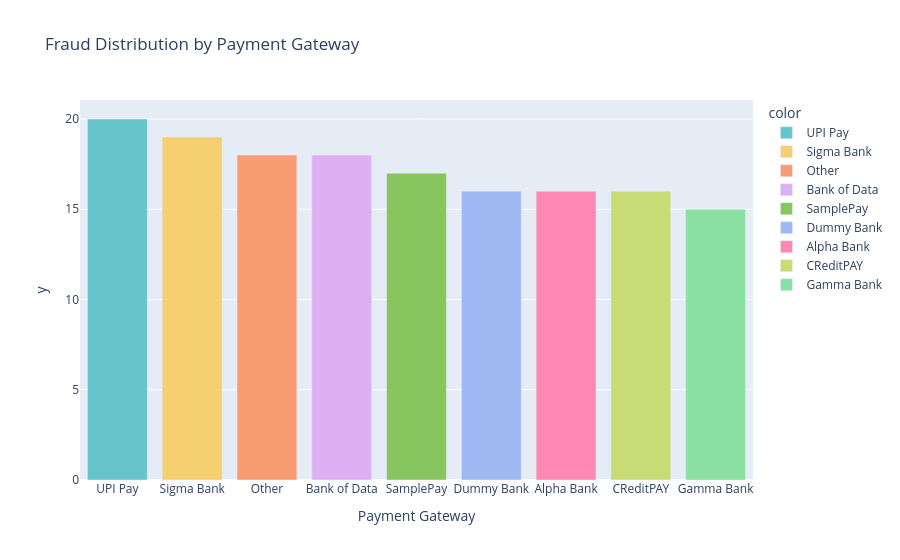

Notebook code cell kept with this figure:
### Code cell
# Plot 2: Fraud distribution by Payment Gateway
fig = px.bar(
    x=fraud['Payment_Gateway'].value_counts().index,
    y=fraud['Payment_Gateway'].value_counts().values,
    color=fraud['Payment_Gateway'].value_counts().index,
    title='Fraud Distribution by Payment Gateway',
    labels={'x': 'Payment Gateway', 'Payment_Gateway': 'Fraud Count'},
    color_discrete_sequence=px.colors.qualitative.Pastel
)
fig.update_layout(xaxis={'categoryorder': 'total descending'})
fig.show()

### Figure 1 — Plotly figure (JSON) as saved in the notebook; plotly's stock layout.template omitted (floating-point values rounded to 4 significant figures)
{"data": [{"hovertemplate": "color=UPI Pay<br>Payment Gateway=%{x}<br>y=%{y}<extra></extra>", "legendgroup": "UPI Pay", "marker": {"color": "rgb(102, 197, 204)", "pattern": {"shape": ""}}, "name": "UPI Pay", "orientation": "v", "showlegend": true, "textposition": "auto", "type": "bar", "x": ["UPI Pay"], "xaxis": "x", "y": [20], "yaxis": "y"}, {"hovertemplate": "color=Sigma Bank<br>Payment Gateway=%{x}<br>y=%{y}<extra></extra>", "legendgroup": "Sigma Bank", "marker": {"color": "rgb(246, 207, 113)", "pattern": {"shape": ""}}, "name": "Sigma Bank", "orientation": "v", "showlegend": true, "textposition": "auto", "type": "bar", "x": ["Sigma Bank"], "xaxis": "x", "y": [19], "yaxis": "y"}, {"hovertemplate": "color=Other<br>Payment Gateway=%{x}<br>y=%{y}<extra></extra>", "legendgroup": "Other", "marker": {"color": "rgb(248, 156, 116)", "pattern": {"shape": ""}}, "name": "Other", "orientation": "v", "showlegend": true, "textposition": "auto", "type": "bar", "x": ["Other"], "xaxis": "x", "y": [18], "yaxis": "y"}, {"hovertemplate": "color=Bank of Data<br>Payment Gateway=%{x}<br>y=%{y}<extra></extra>", "legendgroup": "Bank of Data", "marker": {"color": "rgb(220, 176, 242)", "pattern": {"shape": ""}}, "name": "Bank of Data", "orientation": "v", "showlegend": true, "textposition": "auto", "type": "bar", "x": ["Bank of Data"], "xaxis": "x", "y": [18], "yaxis": "y"}, {"hovertemplate": "color=SamplePay<br>Payment Gateway=%{x}<br>y=%{y}<extra></extra>", "legendgroup": "SamplePay", "marker": {"color": "rgb(135, 197, 95)", "pattern": {"shape": ""}}, "name": "SamplePay", "orientation": "v", "showlegend": true, "textposition": "auto", "type": "bar", "x": ["SamplePay"], "xaxis": "x", "y": [17], "yaxis": "y"}, {"hovertemplate": "color=Dummy Bank<br>Payment Gateway=%{x}<br>y=%{y}<extra></extra>", "legendgroup": "Dummy Bank", "marker": {"color": "rgb(158, 185, 243)", "pattern": {"shape": ""}}, "name": "Dummy Bank", "orientation": "v", "showlegend": true, "textposition": "auto", "type": "bar", "x": ["Dummy Bank"], "xaxis": "x", "y": [16], "yaxis": "y"}, {"hovertemplate": "color=Alpha Bank<br>Payment Gateway=%{x}<br>y=%{y}<extra></extra>", "legendgroup": "Alpha Bank", "marker": {"color": "rgb(254, 136, 177)", "pattern": {"shape": ""}}, "name": "Alpha Bank", "orientation": "v", "showlegend": true, "textposition": "auto", "type": "bar", "x": ["Alpha Bank"], "xaxis": "x", "y": [16], "yaxis": "y"}, {"hovertemplate": "color=CReditPAY<br>Payment Gateway=%{x}<br>y=%{y}<extra></extra>", "legendgroup": "CReditPAY", "marker": {"color": "rgb(201, 219, 116)", "pattern": {"shape": ""}}, "name": "CReditPAY", "orientation": "v", "showlegend": true, "textposition": "auto", "type": "bar", "x": ["CReditPAY"], "xaxis": "x", "y": [16], "yaxis": "y"}, {"hovertemplate": "color=Gamma Bank<br>Payment Gateway=%{x}<br>y=%{y}<extra></extra>", "legendgroup": "Gamma Bank", "marker": {"color": "rgb(139, 224, 164)", "pattern": {"shape": ""}}, "name": "Gamma Bank", "orientation": "v", "showlegend": true, "textposition": "auto", "type": "bar", "x": ["Gamma Bank"], "xaxis": "x", "y": [15], "yaxis": "y"}], "layout": {"barmode": "relative", "legend": {"title": {"text": "color"}, "tracegroupgap": 0}, "title": {"text": "Fraud Distribution by Payment Gateway"}, "xaxis": {"anchor": "y", "categoryorder": "total descending", "domain": [0, 1], "title": {"text": "Payment Gateway"}}, "yaxis": {"anchor": "x", "domain": [0, 1], "title": {"text": "y"}}}}
